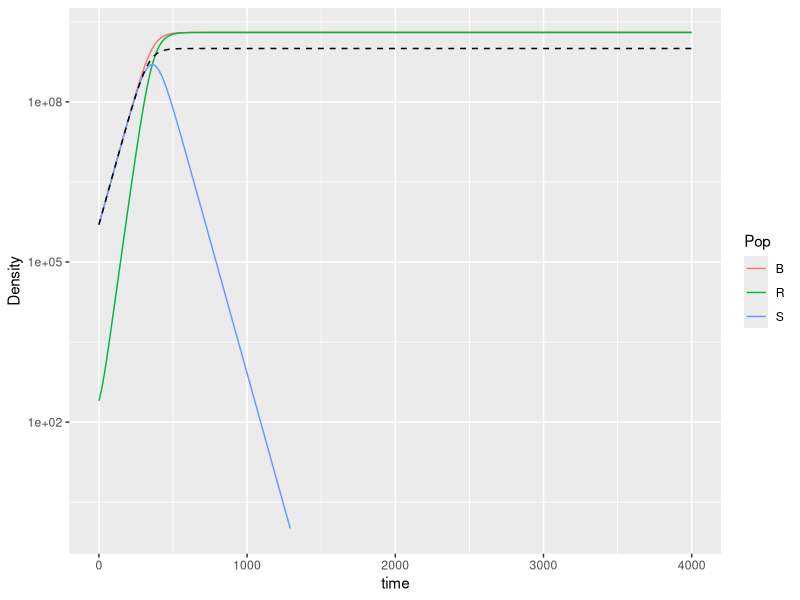
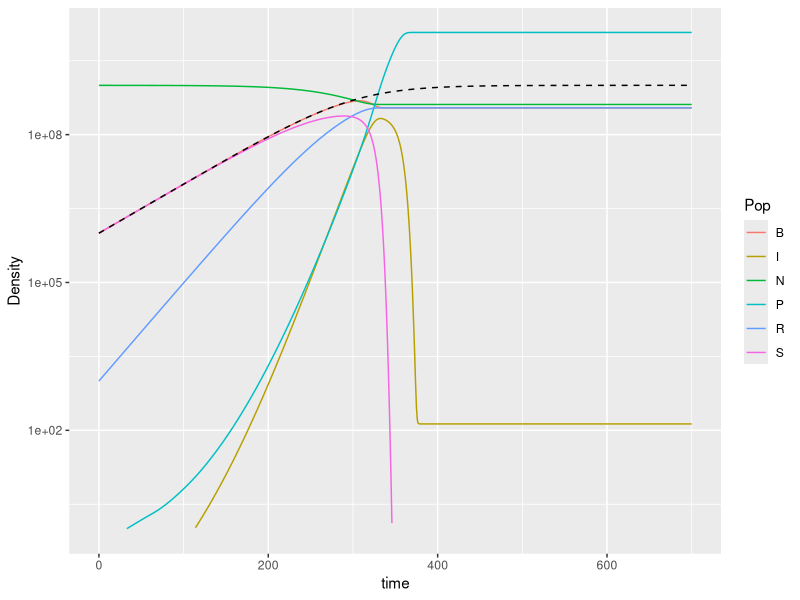
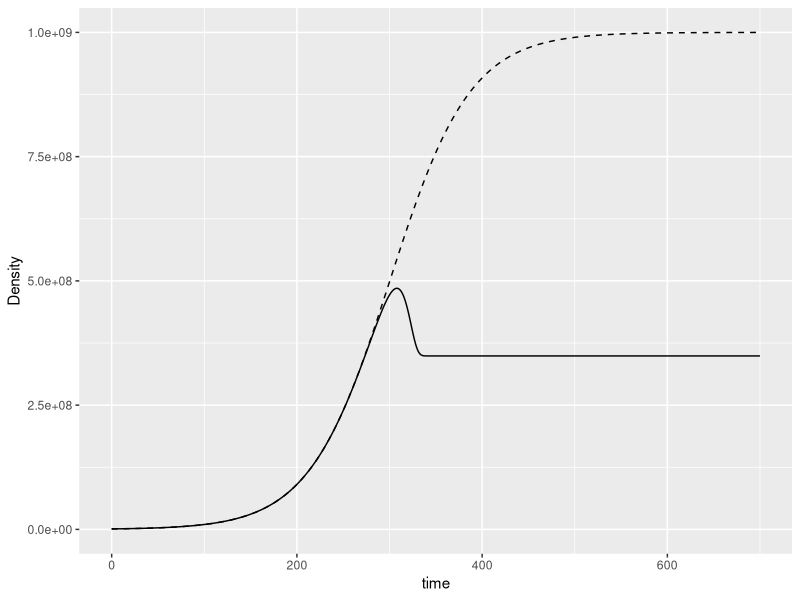

These figures' R source, in order:
library(deSolve)
library(ggplot2)
library(dplyr)

derivsx <- function(t, y, parms) {
  #The derivs function must return the derivative of all the variables at a
  # given time, in a list
  
  #Set small/negative y values to 0 so they don't affect the dN's
  y[y < parms["thresh_min_dens"]] <- 0
  
  #Create output vector
  dY <- c(S = 0, R = 0)
  
  ##Calculate dS
  #dS/dt = u_S*S - 2*u_S*S*(S+R)/k
  dY["S"] <- (
    parms["u_S"] * y["S"] 
    - parms["u_S"] * y["S"] * (y["S"] + y["R"])/parms["k"])

  #Calculate dR
  #dR/dt = 2*u_S*S*(S+R)/k
  dY["R"] <- parms["u_S"] * y["S"] * (y["S"] + y["R"])/parms["k"] 
  
  #Issue warning about too large pop (if warnings is TRUE)
  if (parms["warnings"]==1 & any(y > 10**100)) {
    warning(paste("pop(s)",
                  paste(which(y > 10**100), collapse = ","),
                  "exceed max limit, 10^100, returning dY = 0"))
  }
  dY[y > 10**100] <- 0
  
  #From documentation: The return value of func should be a list, whose first 
  #element is a vector containing the derivatives of y with respect to time
  return(list(dY))
}

derivsy <- function(t, y, parms) {
  #The derivs function must return the derivative of all the variables at a
  # given time, in a list
  
  #Set small/negative y values to 0 so they don't affect the dN's
  y[y < parms["thresh_min_dens"]] <- 0
  
  #Create output vector
  dY <- c(S = 0, I = 0, P = 0, R = 0, N = 0)
  
  #For all equations, let
  # a_t = a * (1 - f + f*(N/k)^v_a1)^v_a2
  # a_tau = a * (1 - f + f*(N(t-tau)/k)^v_a1)^v_a2
  a_t <- 
    parms["a"] *
    (1 - parms["f"] +
       parms["f"]*(y["N"]/parms["k"])**parms["v_a1"])**parms["v_a2"]
  if (t < parms["tau"]) {
    a_tau <- 0
  } else {
    a_tau <- 
      parms["a"] *
      (1 - parms["f"] +
         parms["f"] * (lagvalue(t-parms["tau"], 5)/
                         parms["k"])**parms["v_a1"])**parms["v_a2"]
  }
  
  ##Calculate dS
  #dS/dt = u_S*S - 2*u_S*S*(k-N)/k - a_t * SP
  dY["S"] <- (
    parms["u_S"] * y["S"] 
    - 2*parms["u_S"] * y["S"] * (parms["k"]-y["N"])/parms["k"] 
    - a_t * y["S"] * y["P"])
    
  ##Calculate dI
  #dI/dt = a_t*SP - a_tau*S(t-tau)P(t-tau)
  if (t < parms["tau"]) {
    dY["I"] <- a_t * y["S"] * y["P"]
  } else {
    dY["I"] <- a_t * y["S"]*y["P"] - 
      a_tau * lagvalue(t - parms["tau"], 1)*lagvalue(t - parms["tau"], 3)
  }
  
  ##Calculate dP
  #dP/dt = b*a_tau*S(t-tau)P(t-tau) - a_t*SP - a_t*zIP
  if (t < parms["tau"]) {
    dY["P"] <- -a_t * y["S"] * y["P"] -
      a_t * parms["z"] * y["I"] * y["P"]
  } else {
    dY["P"] <- 
      parms["b"]*a_tau*lagvalue(t-parms["tau"], 1)*lagvalue(t-parms["tau"], 3) - 
      a_t*y["S"]*y["P"] -
      a_t * parms["z"] * y["I"] * y["P"]
  }
  
  #Calculate dR
  #dR/dt = 2*u_S*S*(k-N)/k
  dY["R"] <- 2*parms["u_S"] * y["S"] * (parms["k"]-y["N"])/parms["k"]
  
  #Calculate dN
  #dN/dt = - u_S*S
  #        + d*a_tau*S(t-tau)P(t-tau)
  if (t < parms["tau"]) {
    dY["N"] <- -parms["u_S"] * y["S"]
  } else {
    dY["N"] <- -parms["u_S"] * y["S"] +
      parms["d"]*a_tau*lagvalue(t-parms["tau"],1)*lagvalue(t-parms["tau"],3)
  }
  
  #Issue warning about too large pop (if warnings is TRUE)
  if (parms["warnings"]==1 & any(y > 10**100)) {
    warning(paste("pop(s)",
                  paste(which(y > 10**100), collapse = ","),
                  "exceed max limit, 10^100, returning dY = 0"))
  }
  dY[y > 10**100] <- 0
  
  #From documentation: The return value of func should be a list, whose first 
  #element is a vector containing the derivatives of y with respect to time
  return(list(dY))
}

times <- seq(from = 0, to = 4000, by = 1)

yinit <- c("S" = 5*10**5, "R" = 250)
params <- c(u_S = 0.023,
            k = 10**9,
            warnings = 1, thresh_min_dens = 10**-100)

test <- as.data.frame(dede(y = yinit, times = times, func = derivsx, 
                           parms = params, hmax = 0.1))
test$B <- test$S + test$R
test$pred <- params[["k"]]/
  (1+((params[["k"]] - yinit[["S"]])/yinit[["S"]])*
     exp(-params[["u_S"]]*test$time))
test2 <- tidyr::pivot_longer(test, cols = -c(time), 
                             names_to = "Pop", values_to = "Density")
ggplot(data = filter(test2, Pop %in% c("S", "N", "R", "B")), 
       aes(x = time, y = Density, color = Pop)) +
  geom_line() + scale_y_continuous(trans = "log10", limits = c(1, NA)) +
  geom_line(data = filter(test2, Pop == "pred"), lty = 2, color = "black")
tail(test)
print(tail(test$B), digits = 10)
print(tail(test$R), digits = 10)

#Weird, there's an error where B is (S_0 - 10^4)^2 higher than it should be
#no idea why
#Also, why is 2* in the derivs function correct?


times <- seq(from = 0, to = 700, by = 1)

yinit <- c("S" = 10**6, "I" = 0, "P" = 1, "R" = 1000, 
           "N" = (10**9 - 10**6 - 1000))
params <- c(u_S = 0.023,
            k = 10**9,
            a = 5*10**-10,
            tau = 31.6,
            b = 50,
            f = 0,
            d = 0,
            v_a1 = 0, v_a2 = 0,
            z = 0,
            warnings = 1, thresh_min_dens = 10**-100)
  
test <- as.data.frame(dede(y = yinit, times = times, func = derivsy, 
                           parms = params))
test$B <- test$S + test$R
test$pred <- params[["k"]]/
  (1+((params[["k"]] - yinit[["S"]])/yinit[["S"]])*
     exp(-params[["u_S"]]*test$time))
test2 <- tidyr::pivot_longer(test, cols = -c(time), 
                             names_to = "Pop", values_to = "Density")
ggplot(data = filter(test2, Pop %in% c("S", "I", "P", "N", "R", "B")), 
       aes(x = time, y = Density, color = Pop)) +
  geom_line() + scale_y_continuous(trans = "log10", limits = c(1, NA)) +
  geom_line(data = filter(test2, Pop == "pred"), lty = 2, color = "black")
tail(test)

ggplot(data = filter(test2, Pop == "B"), 
       aes(x = time, y = Density)) +
  geom_line() +
  geom_line(data = filter(test2, Pop == "pred"), lty = 2, color = "black")
